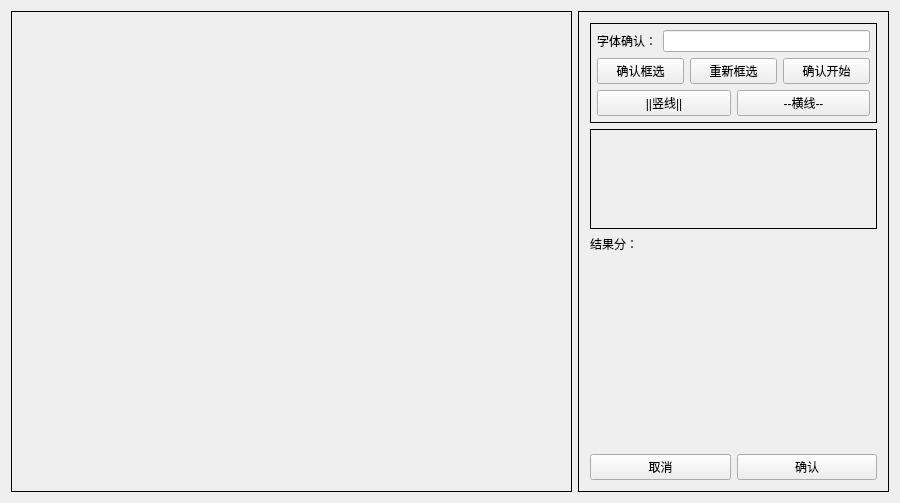
<?xml version="1.0" encoding="UTF-8"?>
<ui version="4.0">
 <class>GuiSimTools</class>
 <widget class="QWidget" name="GuiSimTools">
  <property name="geometry">
   <rect>
    <x>0</x>
    <y>0</y>
    <width>900</width>
    <height>499</height>
   </rect>
  </property>
  <property name="windowTitle">
   <string>SimTools</string>
  </property>
  <layout class="QHBoxLayout" name="horizontalLayout_4">
   <item>
    <widget class="QFrame" name="frame_Main">
     <property name="minimumSize">
      <size>
       <width>561</width>
       <height>481</height>
      </size>
     </property>
     <property name="frameShape">
      <enum>QFrame::Box</enum>
     </property>
     <layout class="QHBoxLayout" name="horizontalLayout_5">
      <property name="spacing">
       <number>0</number>
      </property>
      <property name="leftMargin">
       <number>0</number>
      </property>
      <property name="topMargin">
       <number>0</number>
      </property>
      <property name="rightMargin">
       <number>0</number>
      </property>
      <property name="bottomMargin">
       <number>0</number>
      </property>
      <item>
       <layout class="QVBoxLayout" name="verticalLayout_Main"/>
      </item>
     </layout>
    </widget>
   </item>
   <item>
    <widget class="QFrame" name="frame_2">
     <property name="maximumSize">
      <size>
       <width>315</width>
       <height>65535</height>
      </size>
     </property>
     <property name="frameShape">
      <enum>QFrame::Box</enum>
     </property>
     <layout class="QVBoxLayout" name="verticalLayout_2">
      <item>
       <widget class="QFrame" name="verticalFrame">
        <property name="minimumSize">
         <size>
          <width>0</width>
          <height>91</height>
         </size>
        </property>
        <property name="frameShape">
         <enum>QFrame::Box</enum>
        </property>
        <layout class="QVBoxLayout" name="verticalLayout">
         <property name="leftMargin">
          <number>6</number>
         </property>
         <property name="topMargin">
          <number>6</number>
         </property>
         <property name="rightMargin">
          <number>6</number>
         </property>
         <property name="bottomMargin">
          <number>6</number>
         </property>
         <item>
          <layout class="QHBoxLayout" name="horizontalLayout">
           <item>
            <widget class="QLabel" name="label">
             <property name="text">
              <string>字体确认：</string>
             </property>
            </widget>
           </item>
           <item>
            <widget class="QLineEdit" name="lineEdit"/>
           </item>
          </layout>
         </item>
         <item>
          <layout class="QHBoxLayout" name="horizontalLayout_2">
           <item>
            <widget class="QPushButton" name="pushButton_RectCf">
             <property name="text">
              <string>确认框选</string>
             </property>
            </widget>
           </item>
           <item>
            <widget class="QPushButton" name="pushButton_reCf">
             <property name="text">
              <string>重新框选</string>
             </property>
             <property name="checkable">
              <bool>false</bool>
             </property>
            </widget>
           </item>
           <item>
            <widget class="QPushButton" name="pushButton_FinalCf">
             <property name="text">
              <string>确认开始</string>
             </property>
            </widget>
           </item>
          </layout>
         </item>
         <item>
          <layout class="QHBoxLayout" name="horizontalLayout_9">
           <item>
            <widget class="QPushButton" name="pushButton_DrawV">
             <property name="text">
              <string>||竖线||</string>
             </property>
            </widget>
           </item>
           <item>
            <widget class="QPushButton" name="pushButton_DrawH">
             <property name="text">
              <string>--横线--</string>
             </property>
            </widget>
           </item>
          </layout>
         </item>
        </layout>
       </widget>
      </item>
      <item>
       <widget class="QFrame" name="frame">
        <property name="minimumSize">
         <size>
          <width>0</width>
          <height>100</height>
         </size>
        </property>
        <property name="frameShape">
         <enum>QFrame::Box</enum>
        </property>
        <property name="frameShadow">
         <enum>QFrame::Plain</enum>
        </property>
        <layout class="QHBoxLayout" name="horizontalLayout_8">
         <property name="leftMargin">
          <number>3</number>
         </property>
         <property name="topMargin">
          <number>3</number>
         </property>
         <property name="rightMargin">
          <number>3</number>
         </property>
         <property name="bottomMargin">
          <number>3</number>
         </property>
         <item>
          <layout class="QHBoxLayout" name="horizontalLayout_6"/>
         </item>
         <item>
          <layout class="QHBoxLayout" name="horizontalLayout_7"/>
         </item>
        </layout>
       </widget>
      </item>
      <item>
       <widget class="QLabel" name="label_2">
        <property name="text">
         <string>结果分：</string>
        </property>
       </widget>
      </item>
      <item>
       <spacer name="verticalSpacer">
        <property name="orientation">
         <enum>Qt::Vertical</enum>
        </property>
        <property name="sizeHint" stdset="0">
         <size>
          <width>20</width>
          <height>40</height>
         </size>
        </property>
       </spacer>
      </item>
      <item>
       <layout class="QHBoxLayout" name="horizontalLayout_3">
        <item>
         <widget class="QPushButton" name="pushButton_Cancel">
          <property name="text">
           <string>取消</string>
          </property>
         </widget>
        </item>
        <item>
         <widget class="QPushButton" name="pushButton_Cf">
          <property name="text">
           <string>确认</string>
          </property>
         </widget>
        </item>
       </layout>
      </item>
     </layout>
    </widget>
   </item>
  </layout>
 </widget>
 <layoutdefault spacing="6" margin="11"/>
 <resources/>
 <connections/>
</ui>
